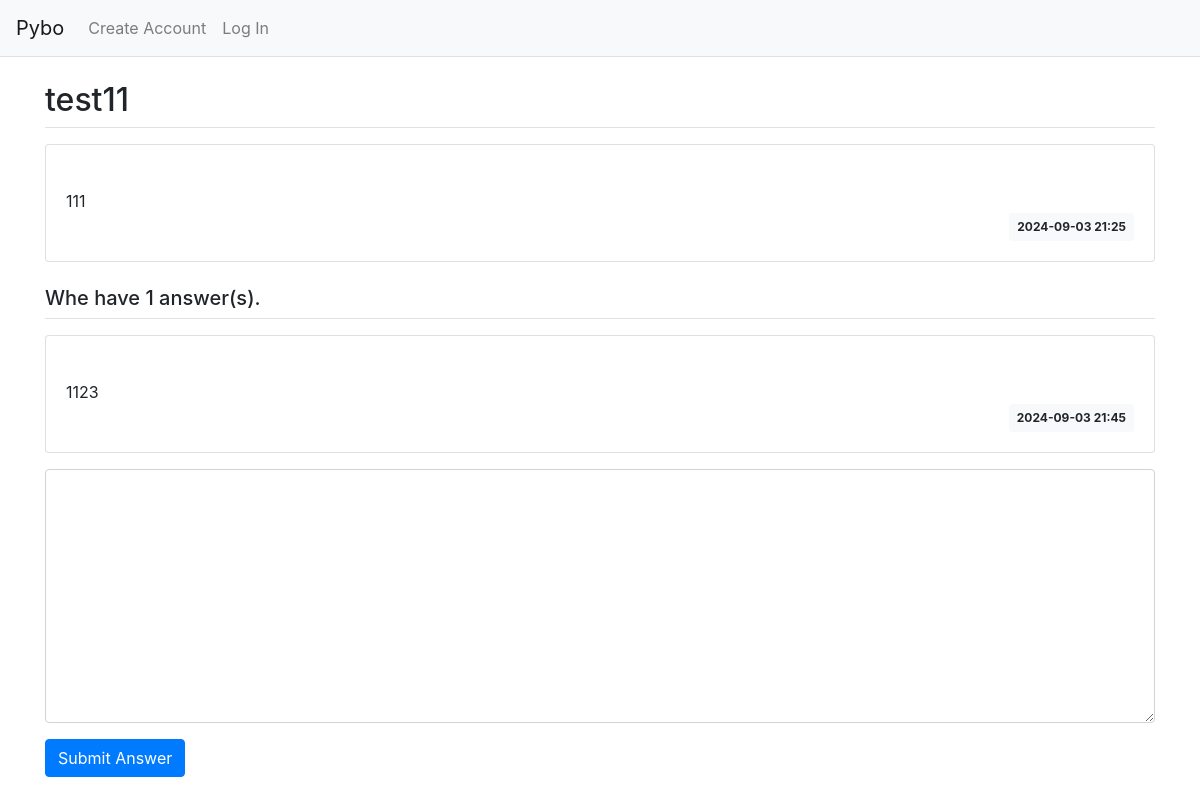
The page /question/detail/12/ on the database its author committed.
### pybo/models.py (models this page shows)
class Question(db.Model):
    id = db.Column(db.Integer, primary_key=True)
    subject = db.Column(db.String(200), nullable=False)
    content = db.Column(db.Text(), nullable=False)
    create_date = db.Column(db.DateTime(), nullable=False)

class Answer(db.Model):
    id = db.Column(db.Integer, primary_key=True)
    question_id = db.Column(
        db.Integer,
        db.ForeignKey('question.id', ondelete='CASCADE')
    )
    question = db.relationship('Question', backref=db.backref('answer_set',))
    content = db.Column(db.Text(), nullable=False)
    create_date = db.Column(db.DateTime(), nullable=False)

### pybo/views/question_views.py (the view)
@bp.route('/detail/<int:question_id>/')
def detail(question_id):
    form = AnswerForm()
    question = Question.query.get_or_404(question_id)
    return render_template(
        'question/question_detail.html', question=question, form=form
    )

### pybo/forms.py
class AnswerForm(FlaskForm):
    content = TextAreaField(
        label='content',
        validators=[DataRequired('Content is mandatory in the Answer Section')]
    )

### pybo/filter.py (called while the page is built)
def format_datetime(value, fmt='%Y-%m-%d %H:%M'):
    return value.strftime(fmt)

### pybo/templates/question/question_detail.html (shortened to what this page needs)
{% extends 'base.html' %}
{% block content %}
<div class="container my-3">
  <h2 class="border-bottom py-2">{{ question.subject }}</h2>
  <div class="card my-3">
    <div class="card-body">
      <div class="card-text" style="white-space: pre-line;">
        {{ question.content }}
      </div>
      <div class="d-flex justify-content-end">
        <div class="badge badge-light p-2">
          {{ question.create_date|datetime }}
        </div>
      </div>
    </div>
  </div>
  <h5 class="border-bottom my-3 py-2">
    Whe have {{ question.answer_set|length }} answer(s).
  </h5>
  {% for answer in question.answer_set %}
  <div class="card my-3">
    <div class="card-body">
      <div class="card-text" style="white-space: pre-line;">
        {{ answer.content }}
      </div>
      <div class="d-flex justify-content-end">
        <div class="badge badge-light p-2">
          {{ answer.create_date|datetime }}
        </div>
      </div>
    </div>
  </div>
  {% endfor %}
  <form action="{{ url_for('answer.create', question_id=question.id) }}" method="POST" class="my-3">
    <div class="form-group">
      <textarea name="content" id="content" class="form-control" rows="10"></textarea>
    </div>
    <input type="submit" value="Submit Answer" class="btn btn-primary">
  </form>
</div>
{% endblock %}

### rows shown on the page
Question: subject "test11", content "111", create_date "2024-09-03 21:25"
Answer: content "1123", create_date "2024-09-03 21:45"

### other values the page prints
{{ question.answer_set|length }} "1"
